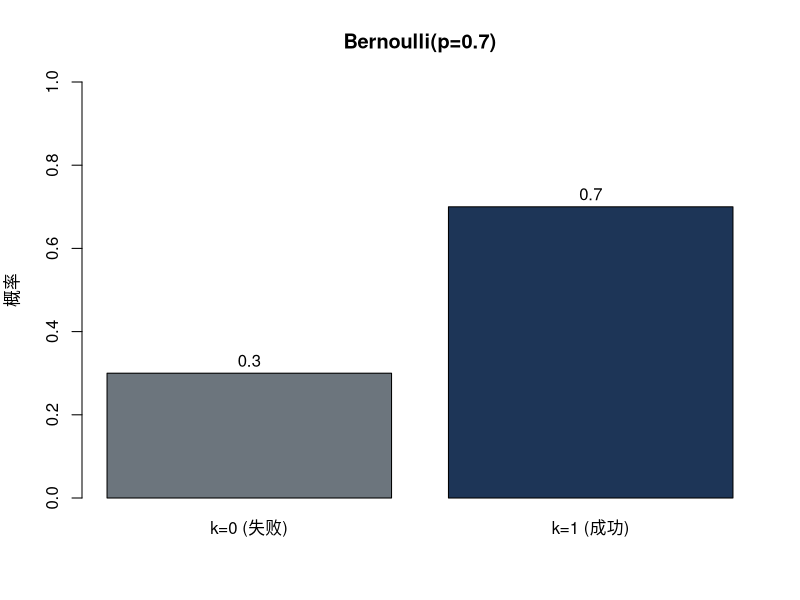
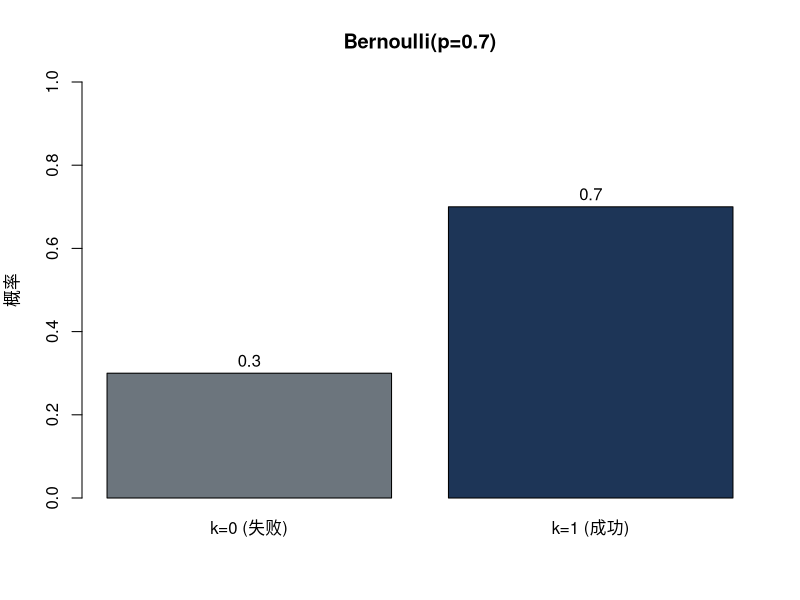
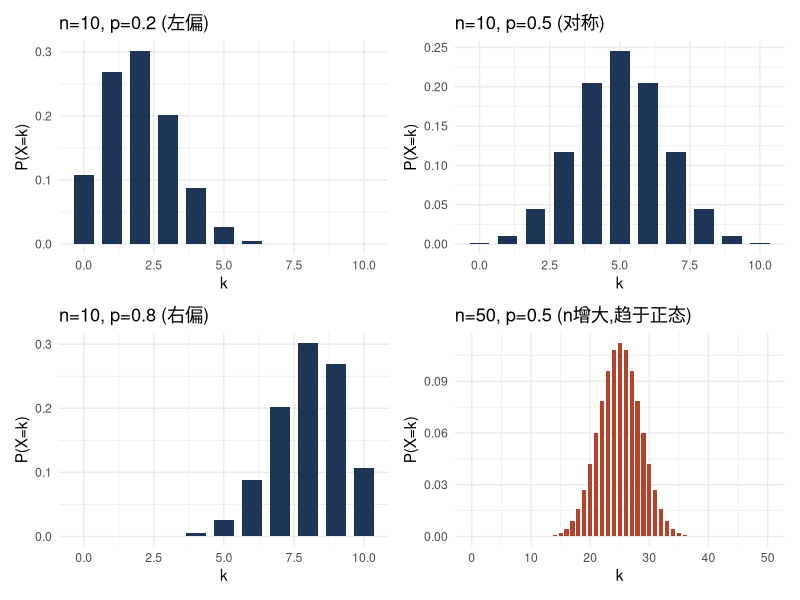
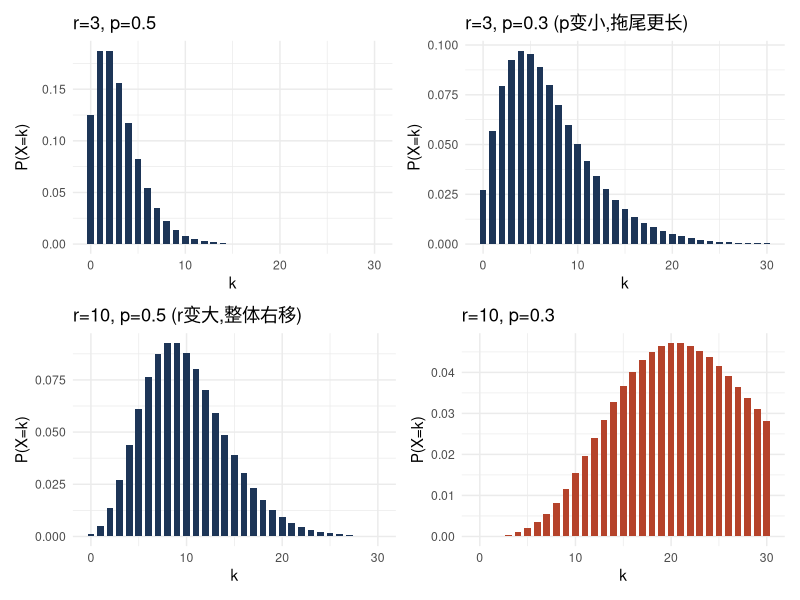

The R source for these figures, in order:
## ---- chunk 1
p1=dbinom(5,10,1/2)*.1 
p2=dbinom(5,10,1/4)*.9 
(post=p1/(p1+p2) )
## ---- chunk 2
#| label: fig-bernoulli
#| fig-cap: "Bernoulli(p=0.7) 分布：只有两个取值，k=0 和 k=1"
#| fig-alt: "柱状图,显示Bernoulli分布在p=0.7时的两根柱子,k=0高度0.3,k=1高度0.7"

p <- 0.7
x <- c(0, 1)
probs <- dbinom(x, size = 1, prob = p)  # Bernoulli 就是 size=1 的二项分布

barplot(probs, names.arg = c("k=0 (失败)", "k=1 (成功)"),
        col = c("#6C757D", "#1D3557"),
        ylim = c(0, 1),
        main = paste0("Bernoulli(p=", p, ")"),
        ylab = "概率")
text(x = c(0.7, 1.9), y = probs + 0.03, labels = round(probs, 2))
## ---- chunk 3
p <- 0.7
x <- c(0, 1)
probs <- dbinom(x, size = 1, prob = p)  # Bernoulli 就是 size=1 的二项分布

barplot(probs, names.arg = c("k=0 (失败)", "k=1 (成功)"),
        col = c("#6C757D", "#1D3557"),
        ylim = c(0, 1),
        main = paste0("Bernoulli(p=", p, ")"),
        ylab = "概率")
text(x = c(0.7, 1.9), y = probs + 0.03, labels = round(probs, 2))
## ---- chunk 4
#| label: fig-binomial-shapes
#| fig-cap: "二项分布的四种代表性形状：n、p 不同,分布的偏态和集中程度也不同"
#| fig-alt: "四宫格图,分别展示n=10不同p值下的左偏/对称/右偏分布,以及n=50时分布趋近正态的效果"
#| fig-width: 9
#| fig-height: 7

library(ggplot2)
library(patchwork)

make_binom_plot <- function(n, p, title) {
  df <- data.frame(x = 0:n, prob = dbinom(0:n, n, p))
  ggplot(df, aes(x = x, y = prob)) +
    geom_col(fill = "#1D3557", width = 0.7) +
    labs(title = title, x = "k", y = "P(X=k)") +
    theme_minimal(base_size = 11)
}

p1 <- make_binom_plot(10, 0.2, "n=10, p=0.2 (左偏)")
p2 <- make_binom_plot(10, 0.5, "n=10, p=0.5 (对称)")
p3 <- make_binom_plot(10, 0.8, "n=10, p=0.8 (右偏)")
p4 <- make_binom_plot(50, 0.5, "n=50, p=0.5 (n增大,趋于正态)") +
  geom_col(fill = "#B5432B", width = 0.7)

(p1 | p2) / (p3 | p4)   # patchwork 的排版语法: | 左右拼, / 上下拼
## ---- chunk 5
#| label: fig-negbinom-shapes
#| fig-cap: "负二项分布的形状随 r 和 p 变化"
#| fig-alt: "四宫格图,展示不同r、p组合下负二项分布的形状差异"
#| fig-width: 9
#| fig-height: 7

library(ggplot2)
library(patchwork)

make_negbinom_plot <- function(r, p, title, kmax = 30) {
  df <- data.frame(x = 0:kmax, prob = dnbinom(0:kmax, size = r, prob = p))
  ggplot(df, aes(x = x, y = prob)) +
    geom_col(fill = "#1D3557", width = 0.7) +
    labs(title = title, x = "k", y = "P(X=k)") +
    theme_minimal(base_size = 11)
}

p1 <- make_negbinom_plot(3, 0.5, "r=3, p=0.5")
p2 <- make_negbinom_plot(3, 0.3, "r=3, p=0.3 (p变小,拖尾更长)")
p3 <- make_negbinom_plot(10, 0.5, "r=10, p=0.5 (r变大,整体右移)")
p4 <- make_negbinom_plot(10, 0.3, "r=10, p=0.3") +
  geom_col(fill = "#B5432B", width = 0.7)

(p1 | p2) / (p3 | p4)
